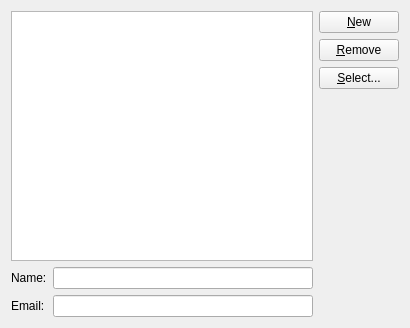
<?xml version="1.0" encoding="UTF-8"?>
<ui version="4.0">
 <class>PublishDialog_base</class>
 <widget class="QWidget" name="PublishDialog_base">
  <property name="geometry">
   <rect>
    <x>0</x>
    <y>0</y>
    <width>410</width>
    <height>326</height>
   </rect>
  </property>
  <layout class="QGridLayout" name="gridLayout_2">
   <item row="0" column="0">
    <widget class="QListWidget" name="mListWidget">
     <property name="minimumSize">
      <size>
       <width>300</width>
       <height>250</height>
      </size>
     </property>
     <property name="toolTip">
      <string>The list of addressees to receive the invitation</string>
     </property>
     <property name="whatsThis">
      <string>This is a list of all the addresses you have currently selected to receive the iCalendar invitation.</string>
     </property>
    </widget>
   </item>
   <item row="0" column="1" rowspan="2">
    <layout class="QVBoxLayout" name="verticalLayout_2">
     <item>
      <layout class="QVBoxLayout" name="verticalLayout">
       <item>
        <widget class="QPushButton" name="mNew">
         <property name="toolTip">
          <string>Create a new recipient</string>
         </property>
         <property name="whatsThis">
          <string>Click this button and you will be able to enter a name and email for a new addressee to add to the recipients list</string>
         </property>
         <property name="text">
          <string>&amp;New</string>
         </property>
        </widget>
       </item>
       <item>
        <widget class="QPushButton" name="mRemove">
         <property name="toolTip">
          <string>Remove the recipient currently selected</string>
         </property>
         <property name="whatsThis">
          <string>Click this button to remove the recipient currently selected from the list</string>
         </property>
         <property name="text">
          <string>&amp;Remove</string>
         </property>
        </widget>
       </item>
       <item>
        <widget class="QPushButton" name="mSelectAddressee">
         <property name="toolTip">
          <string>Select a recipient from your address book</string>
         </property>
         <property name="whatsThis">
          <string>Click this button to show another dialog where you will be able to select a recipient from your address book</string>
         </property>
         <property name="text">
          <string>&amp;Select...</string>
         </property>
        </widget>
       </item>
      </layout>
     </item>
     <item>
      <spacer>
       <property name="orientation">
        <enum>Qt::Vertical</enum>
       </property>
       <property name="sizeType">
        <enum>QSizePolicy::Expanding</enum>
       </property>
       <property name="sizeHint" stdset="0">
        <size>
         <width>14</width>
         <height>258</height>
        </size>
       </property>
      </spacer>
     </item>
    </layout>
   </item>
   <item row="1" column="0">
    <layout class="QGridLayout" name="gridLayout">
     <item row="0" column="0">
      <widget class="QLabel" name="TextLabel1">
       <property name="text">
        <string comment="recipient name">Name:</string>
       </property>
       <property name="buddy">
        <cstring>mNameLineEdit</cstring>
       </property>
      </widget>
     </item>
     <item row="0" column="1">
      <widget class="QLineEdit" name="mNameLineEdit">
       <property name="toolTip">
        <string>The recipient's name</string>
       </property>
       <property name="whatsThis">
        <string>This field contains the name of the recipient</string>
       </property>
       <property name="ClearButtonEnabled" stdset="0">
        <bool>true</bool>
       </property>
      </widget>
     </item>
     <item row="1" column="0">
      <widget class="QLabel" name="TextLabel2">
       <property name="text">
        <string comment="recipient email">Email:</string>
       </property>
       <property name="buddy">
        <cstring>mEmailLineEdit</cstring>
       </property>
      </widget>
     </item>
     <item row="1" column="1">
      <widget class="QLineEdit" name="mEmailLineEdit">
       <property name="toolTip">
        <string>The recipient's email address</string>
       </property>
       <property name="whatsThis">
        <string>This field contains the email address of the recipient</string>
       </property>
       <property name="text">
        <string/>
       </property>
       <property name="ClearButtonEnabled" stdset="0">
        <bool>true</bool>
       </property>
      </widget>
     </item>
    </layout>
   </item>
  </layout>
 </widget>
 <tabstops>
  <tabstop>mListWidget</tabstop>
  <tabstop>mNew</tabstop>
  <tabstop>mRemove</tabstop>
  <tabstop>mSelectAddressee</tabstop>
  <tabstop>mNameLineEdit</tabstop>
  <tabstop>mEmailLineEdit</tabstop>
 </tabstops>
 <resources/>
 <connections/>
</ui>
